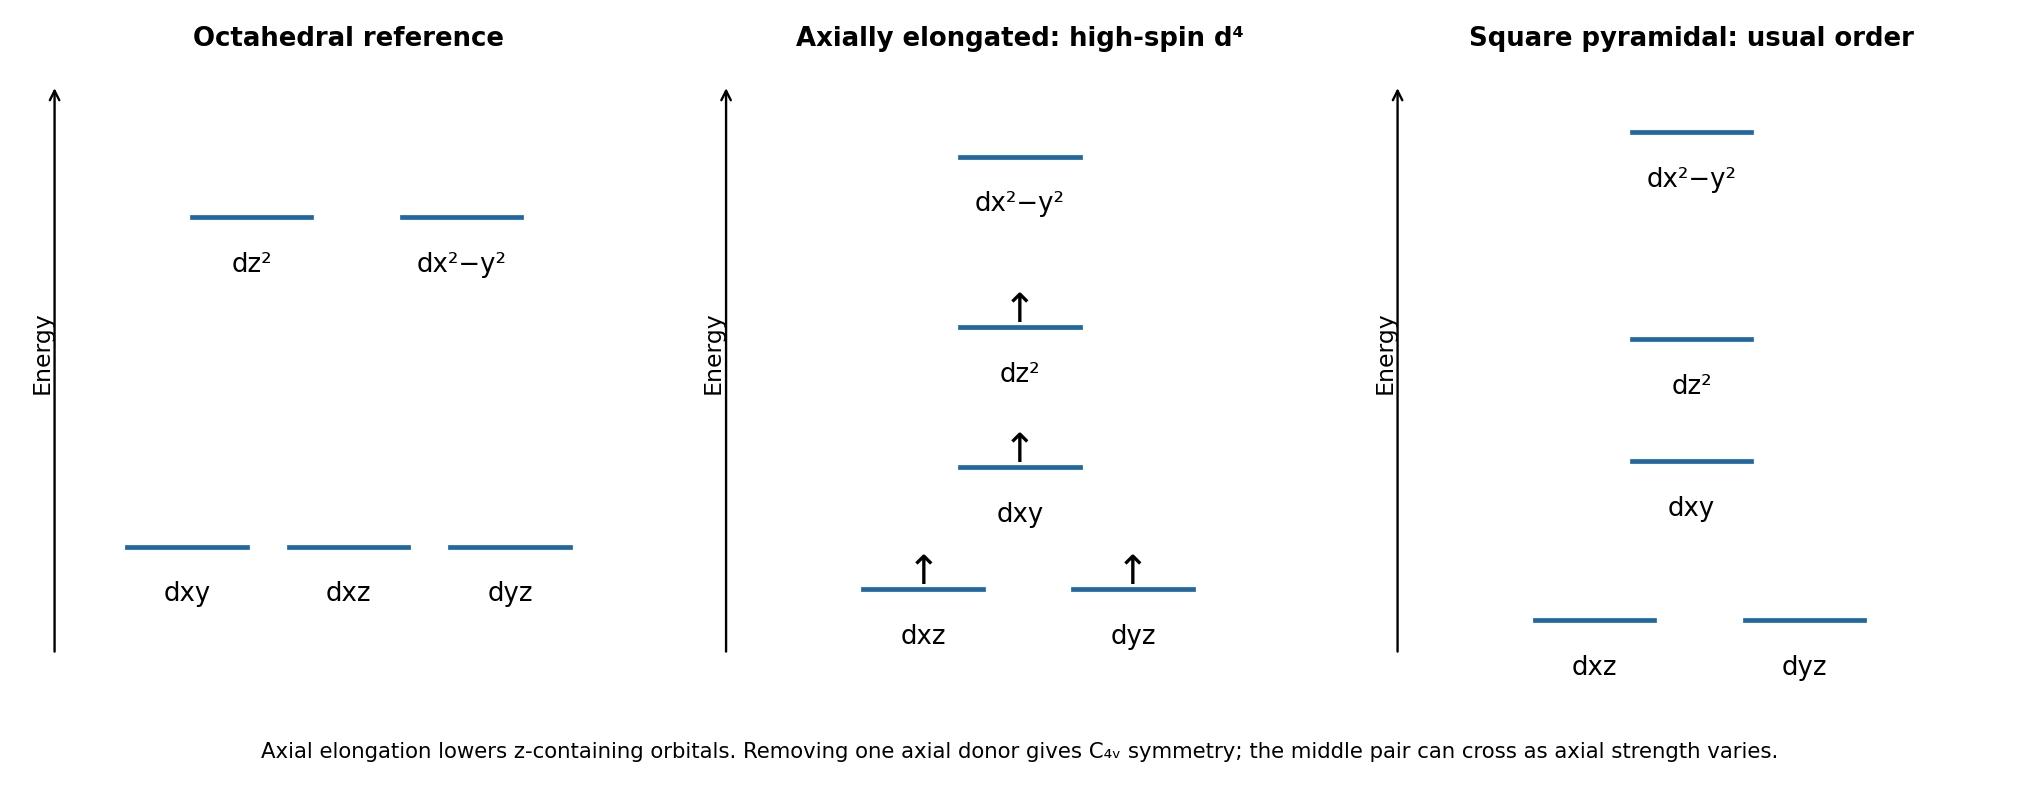

Write Python code to recreate this figure.
"""Qualitative d-level correlations, arbitrary vertical energies; output to cwd."""
import matplotlib
matplotlib.use('Agg')
import matplotlib.pyplot as plt
fig,axs=plt.subplots(1,3,figsize=(12,4.6),facecolor='white')
levels=[[(1,['xy','xz','yz']),(3.7,['z²','x²−y²'])],[(.65,['xz','yz']),(1.65,['xy']),(2.8,['z²']),(4.2,['x²−y²'])],[(.4,['xz','yz']),(1.7,['xy']),(2.7,['z²']),(4.4,['x²−y²'])]]
titles=['Octahedral reference','Axially elongated: high-spin d⁴','Square pyramidal: usual order']
for i,(a,ls,t) in enumerate(zip(axs,levels,titles)):
 a.set(xlim=(0,4),ylim=(-.2,5));a.axis('off');a.set_title(t,weight='bold',fontsize=11)
 a.annotate('',(.18,4.8),(.18,.1),arrowprops=dict(arrowstyle='->'));a.text(.03,2.6,'Energy',rotation=90,va='center',fontsize=10)
 for y,names in ls:
  xs={1:[2],2:[1.4,2.7],3:[1,2,3]}[len(names)]
  for x,n in zip(xs,names):
   a.plot([x-.37,x+.37],[y,y],color='#2268a0',lw=2);a.text(x,y-.28,'d'+n,ha='center',va='top',fontsize=11)
   if i==1:a.text(x,y+.05,'↑',ha='center',fontsize=17) if n!='x²−y²' else None
fig.text(.5,.03,'Axial elongation lowers z-containing orbitals. Removing one axial donor gives C₄ᵥ symmetry; the middle pair can cross as axial strength varies.',ha='center',fontsize=9)
fig.tight_layout(rect=(0,.08,1,1));fig.savefig('paper-2-fields.png',dpi=170,facecolor='white',bbox_inches='tight',pad_inches=.15);plt.close(fig)
